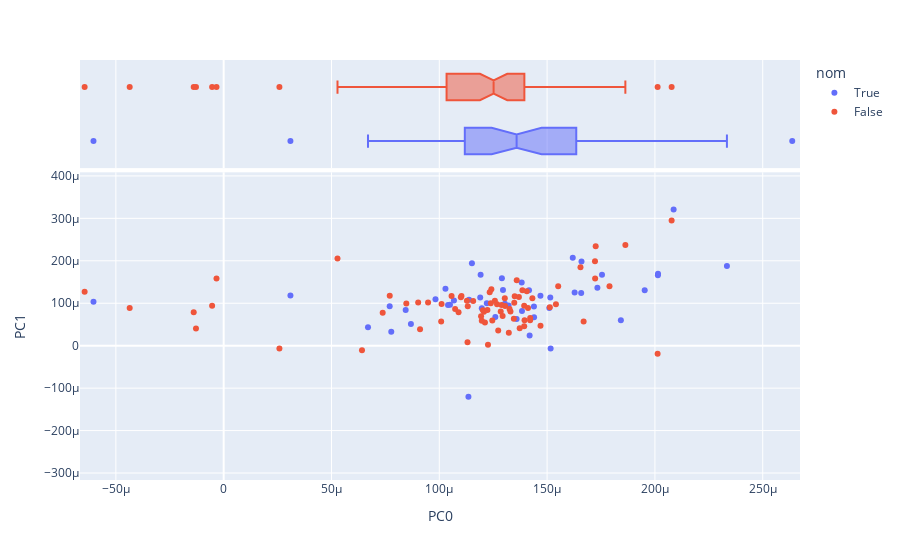
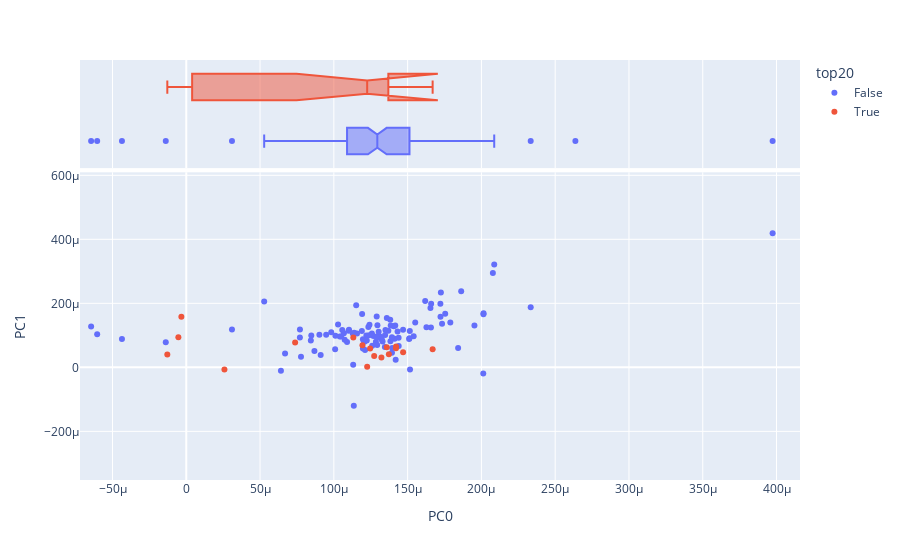
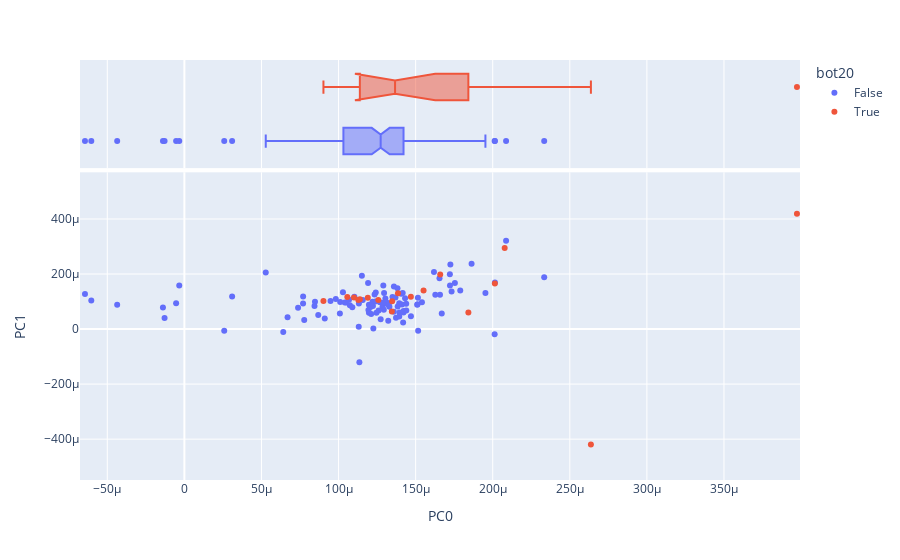
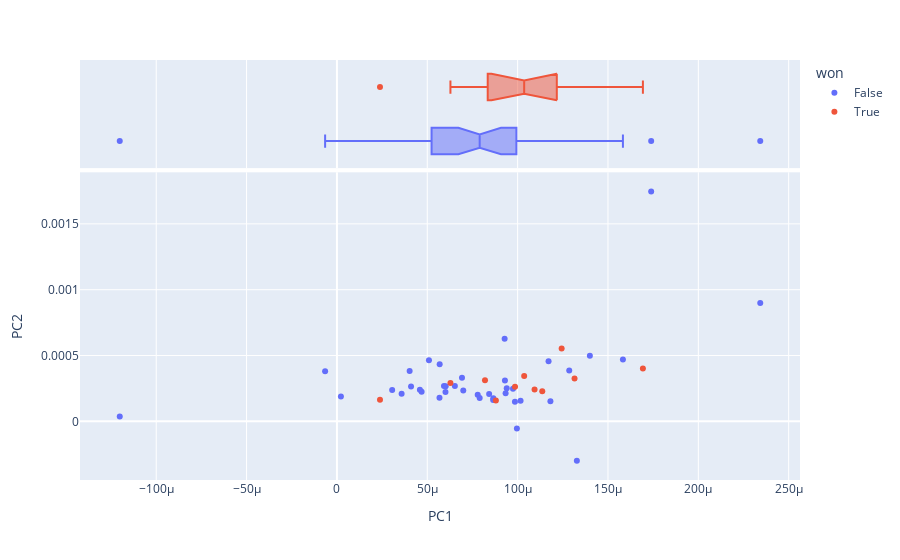

Notebook code cell kept with these figures, in order:
### Code cell
display(Markdown("Award Nominees"))
display(vis_pcs(DCM_TOPIC_Rank.reset_index(), 0, 1, 'nom'))
display(Markdown("Top 20 Lyricists"))
display(vis_pcs(DCM_TOPIC_Rank.reset_index(), 0, 1, 'top20'))
display(Markdown("Bottom 20 Lyricists"))
display(vis_pcs(DCM_TOPIC_Rank.reset_index(), 0, 1, 'bot20'))
display(Markdown("Won an Award, Top 50 Lyricists"))
display(vis_pcs(DCM_TOPIC_Rank.sort_values(by='lyrical_rank', ascending=True).head(50).reset_index(), 1, 2, 'won'))

### Figure 1 — Plotly figure (JSON) as saved in the notebook; plotly's stock layout.template omitted (floating-point values rounded to 4 significant figures)
{"data": [{"hovertemplate": "<b>%{hovertext}</b><br><br>nom=True<br>PC0=%{x}<br>PC1=%{y}<extra></extra>", "hovertext": ["2 Chainz", "21 Savage", "50 Cent", "Beastie Boys", "Big Daddy Kane", "Big Sean", "Busta Rhymes", "Common", "Cypress Hill", "De La Soul", "Drake", "Eminem", "Eve", "Fat Joe", "Future", "Jadakiss", "Jay Rock", "Joe Budden", "Juicy J", "Kanye West", "Kendrick Lamar", "Kid Cudi", "LL Cool J", "Lil Baby", "Lil Uzi Vert", "Lil Wayne", "Lil Yachty", "Ludacris", "Lupe Fiasco", "MC Lyte", "Method Man", "Migos", "Nas", "Nelly", "Nicki Minaj", "Public Enemy", "Redman", "Rick Ross", "Russ", "Snoop Dogg", "T.I.", "The Game", "The Roots", "Travis Scott", "Trina", "Twista", "Tyga", "Wiz Khalifa", "Young Thug"], "legendgroup": "True", "marker": {"color": "#636efa", "symbol": "circle"}, "mode": "markers", "name": "True", "orientation": "v", "showlegend": true, "type": "scatter", "x": [0.0001382, 0.0003973, 7.773e-05, 0.0001658, 0.0001304, 0.000122, 0.0001135, 0.0001515, 8.684e-05, 0.0001197, 0.0001516, 0.000144, 0.0001755, 3.096e-05, 0.000129, 7.7e-05, 0.0001321, 0.000126, 0.0002014, 0.0001953, 0.000151, 0.0001469, 0.0001383, 0.000119, 0.0001138, 0.0001068, 0.0002637, 0.0002014, 0.0001419, 0.0002334, -6.038e-05, 0.0001659, 9.823e-05, 6.693e-05, 0.0001029, 0.0001733, 0.0001295, 0.000105, 0.0001628, 0.0001151, 8.441e-05, 0.000104, 0.0001359, 0.0001619, 0.0002087, 0.0001439, 0.0001416, 0.0001842, 0.0001192], "xaxis": "x", "y": [0.0001487, 0.0004187, 3.306e-05, 0.0001244, 9.856e-05, 9.972e-05, -0.0001202, 0.0001136, 5.092e-05, 8.796e-05, -6.404e-06, 6.71e-05, 0.0001673, 0.0001181, 0.0001588, 9.302e-05, 9.468e-05, 6.743e-05, 0.0001659, 0.0001307, 8.862e-05, 0.0001177, 8.194e-05, 0.0001138, 0.0001082, 0.0001068, -0.0004195, 0.0001693, 2.383e-05, 0.0001879, 0.0001036, 0.0001984, 0.0001094, 4.334e-05, 0.0001341, 0.0001362, 0.0001315, 9.651e-05, 0.0001251, 0.0001941, 8.429e-05, 9.618e-05, 6.282e-05, 0.0002072, 0.0003211, 9.231e-05, 0.0001306, 6.011e-05, 0.0001671], "yaxis": "y"}, {"alignmentgroup": "True", "hovertemplate": "<b>%{hovertext}</b><br><br>nom=True<br>PC0=%{x}<extra></extra>", "hovertext": ["2 Chainz", "21 Savage", "50 Cent", "Beastie Boys", "Big Daddy Kane", "Big Sean", "Busta Rhymes", "Common", "Cypress Hill", "De La Soul", "Drake", "Eminem", "Eve", "Fat Joe", "Future", "Jadakiss", "Jay Rock", "Joe Budden", "Juicy J", "Kanye West", "Kendrick Lamar", "Kid Cudi", "LL Cool J", "Lil Baby", "Lil Uzi Vert", "Lil Wayne", "Lil Yachty", "Ludacris", "Lupe Fiasco", "MC Lyte", "Method Man", "Migos", "Nas", "Nelly", "Nicki Minaj", "Public Enemy", "Redman", "Rick Ross", "Russ", "Snoop Dogg", "T.I.", "The Game", "The Roots", "Travis Scott", "Trina", "Twista", "Tyga", "Wiz Khalifa", "Young Thug"], "legendgroup": "True", "marker": {"color": "#636efa", "symbol": "circle"}, "name": "True", "notched": true, "offsetgroup": "True", "showlegend": false, "type": "box", "x": [0.0001382, 0.0003973, 7.773e-05, 0.0001658, 0.0001304, 0.000122, 0.0001135, 0.0001515, 8.684e-05, 0.0001197, 0.0001516, 0.000144, 0.0001755, 3.096e-05, 0.000129, 7.7e-05, 0.0001321, 0.000126, 0.0002014, 0.0001953, 0.000151, 0.0001469, 0.0001383, 0.000119, 0.0001138, 0.0001068, 0.0002637, 0.0002014, 0.0001419, 0.0002334, -6.038e-05, 0.0001659, 9.823e-05, 6.693e-05, 0.0001029, 0.0001733, 0.0001295, 0.000105, 0.0001628, 0.0001151, 8.441e-05, 0.000104, 0.0001359, 0.0001619, 0.0002087, 0.0001439, 0.0001416, 0.0001842, 0.0001192], "xaxis": "x2", "yaxis": "y2"}, {"hovertemplate": "<b>%{hovertext}</b><br><br>nom=False<br>PC0=%{x}<br>PC1=%{y}<extra></extra>", "hovertext": ["2Pac", "A Boogie wit da Hoodie", "A Tribe Called Quest", "Ab-Soul", "Action Bronson", "Aesop Rock", "Atmosphere", "Big L", "Biz Markie", "Blackalicious", "Brand Nubian", "Brother Ali", "Bun B", "Busdriver", "Canibus", "Childish Gambino", "CunninLynguists", "DMX", "Danny Brown", "Das EFX", "Death Grips", "Denzel Curry", "Dizzee Rascal", "E-40", "Flatbush Zombies", "Foxy Brown", "G-Eazy", "GZA", "Gang Starr", "Geto Boys", "Ghostface Killah", "Goodie Mob", "Gucci Mane", "Hopsin", "Ice Cube", "Immortal Technique", "Insane Clown Posse", "Jean Grae", "Jedi Mind Tricks", "Juelz Santana", "Juvenile", "K-Rino", "KRS-One", "Kano", "Kevin Gates", "Kid Ink", "Killah Priest", "Kodak Black", "Kool G Rap", "Kool Keith", "Lil Durk", "Logic", "MF DOOM", "Mac Dre", "Mac Miller", "Machine Gun Kelly", "Master P", "Meek Mill", "Mobb Deep", "Murs", "NF", "RZA", "Raekwon", "Rich Homie Quan", "Rittz", "Sage Francis", "ScHoolboy Q", "Scarface", "Skyzoo", "Talib Kweli", "Three 6 Mafia", "Trick Daddy", "UGK", "Vince Staples", "Wale", "Watsky", "Wu-Tang Clan", "Xzibit", "YG", "YoungBoy Never Broke Again"], "legendgroup": "False", "marker": {"color": "#EF553B", "symbol": "circle"}, "mode": "markers", "name": "False", "orientation": "v", "showlegend": true, "type": "scatter", "x": [0.0001285, 0.0001348, 0.0001789, 0.0001202, 0.0001089, 0.0001226, 0.0001395, -4.359e-05, 0.0001723, 0.0001669, 0.0001406, 0.0001294, 0.0001131, 0.0001469, 0.0001422, 0.0001432, 0.0001421, 9.02e-05, -6.448e-05, 0.0001725, 0.0008306, 6.414e-05, 0.0001863, 0.0001241, 8.471e-05, 9.107e-05, 0.0001268, -1.285e-05, 0.0001011, 0.0001369, -5.362e-06, 0.0001305, 0.0001655, 0.0001197, 0.000135, 0.0001373, 0.0001239, 0.0001273, 0.0001194, -0.003725, 0.0001359, 0.0001394, 0.0001103, 7.701e-05, 0.0001411, 0.00011, 2.585e-05, 0.0001385, 7.375e-05, 0.0001132, 0.0001551, 0.0001128, 0.0001246, 9.48e-05, 0.0001394, 0.0001207, 5.279e-05, 0.0001234, -1.39e-05, 0.0001326, 0.0001346, -0.0006764, -3.327e-06, 0.0001057, 0.0001541, 0.0001322, 0.0001722, 0.0001289, 0.0001212, 0.0001223, 0.0002013, 0.0001304, 0.0001157, 0.0001513, 0.000133, 0.0001009, -0.0004483, 0.0001073, 0.0002078, 0.0001258], "xaxis": "x", "y": [8.037e-05, 0.0001014, 0.00014, 8.341e-05, 7.9e-05, 2.205e-06, 6.018e-05, 8.884e-05, 0.0001583, 5.685e-05, 0.0001286, 6.992e-05, 8.185e-06, 4.687e-05, 6.526e-05, 0.0001117, 6.007e-05, 0.0001017, 0.0001273, 0.0002343, -0.01423, -1.045e-05, 0.0002375, 0.0001328, 9.959e-05, 3.885e-05, 9.759e-05, 4.024e-05, 9.851e-05, 0.0001146, 9.397e-05, 9.334e-05, 0.0001851, 5.899e-05, 0.0001167, 4.101e-05, 9.995e-05, 3.58e-05, 6.92e-05, -1.181e-05, 0.0001543, 4.592e-05, 0.0001171, 0.000118, 8.9e-05, 0.0001144, -6.533e-06, 0.0001305, 7.791e-05, 9.298e-05, 0.0001399, 0.0001061, 5.924e-05, 0.0001016, 9.388e-05, 8.02e-05, 0.0002056, 0.0001259, 7.863e-05, 8.646e-05, 6.368e-05, 0.0001739, 0.0001583, 0.0001169, 9.746e-05, 3.057e-05, 0.0001989, 9.586e-05, 5.455e-05, 8.424e-05, -1.922e-05, 0.0001115, 0.0001054, 9.059e-05, 8.078e-05, 5.676e-05, 9.281e-05, 8.654e-05, 0.000295, 0.000106], "yaxis": "y"}, {"alignmentgroup": "True", "hovertemplate": "<b>%{hovertext}</b><br><br>nom=False<br>PC0=%{x}<extra></extra>", "hovertext": ["2Pac", "A Boogie wit da Hoodie", "A Tribe Called Quest", "Ab-Soul", "Action Bronson", "Aesop Rock", "Atmosphere", "Big L", "Biz Markie", "Blackalicious", "Brand Nubian", "Brother Ali", "Bun B", "Busdriver", "Canibus", "Childish Gambino", "CunninLynguists", "DMX", "Danny Brown", "Das EFX", "Death Grips", "Denzel Curry", "Dizzee Rascal", "E-40", "Flatbush Zombies", "Foxy Brown", "G-Eazy", "GZA", "Gang Starr", "Geto Boys", "Ghostface Killah", "Goodie Mob", "Gucci Mane", "Hopsin", "Ice Cube", "Immortal Technique", "Insane Clown Posse", "Jean Grae", "Jedi Mind Tricks", "Juelz Santana", "Juvenile", "K-Rino", "KRS-One", "Kano", "Kevin Gates", "Kid Ink", "Killah Priest", "Kodak Black", "Kool G Rap", "Kool Keith", "Lil Durk", "Logic", "MF DOOM", "Mac Dre", "Mac Miller", "Machine Gun Kelly", "Master P", "Meek Mill", "Mobb Deep", "Murs", "NF", "RZA", "Raekwon", "Rich Homie Quan", "Rittz", "Sage Francis", "ScHoolboy Q", "Scarface", "Skyzoo", "Talib Kweli", "Three 6 Mafia", "Trick Daddy", "UGK", "Vince Staples", "Wale", "Watsky", "Wu-Tang Clan", "Xzibit", "YG", "YoungBoy Never Broke Again"], "legendgroup": "False", "marker": {"color": "#EF553B", "symbol": "circle"}, "name": "False", "notched": true, "offsetgroup": "False", "showlegend": false, "type": "box", "x": [0.0001285, 0.0001348, 0.0001789, 0.0001202, 0.0001089, 0.0001226, 0.0001395, -4.359e-05, 0.0001723, 0.0001669, 0.0001406, 0.0001294, 0.0001131, 0.0001469, 0.0001422, 0.0001432, 0.0001421, 9.02e-05, -6.448e-05, 0.0001725, 0.0008306, 6.414e-05, 0.0001863, 0.0001241, 8.471e-05, 9.107e-05, 0.0001268, -1.285e-05, 0.0001011, 0.0001369, -5.362e-06, 0.0001305, 0.0001655, 0.0001197, 0.000135, 0.0001373, 0.0001239, 0.0001273, 0.0001194, -0.003725, 0.0001359, 0.0001394, 0.0001103, 7.701e-05, 0.0001411, 0.00011, 2.585e-05, 0.0001385, 7.375e-05, 0.0001132, 0.0001551, 0.0001128, 0.0001246, 9.48e-05, 0.0001394, 0.0001207, 5.279e-05, 0.0001234, -1.39e-05, 0.0001326, 0.0001346, -0.0006764, -3.327e-06, 0.0001057, 0.0001541, 0.0001322, 0.0001722, 0.0001289, 0.0001212, 0.0001223, 0.0002013, 0.0001304, 0.0001157, 0.0001513, 0.000133, 0.0001009, -0.0004483, 0.0001073, 0.0002078, 0.0001258], "xaxis": "x2", "yaxis": "y2"}], "layout": {"autosize": true, "legend": {"title": {"text": "nom"}, "tracegroupgap": 0}, "margin": {"t": 60}, "xaxis": {"anchor": "y", "autorange": false, "domain": [0, 1], "range": [-6.663e-05, 0.0002673], "title": {"text": "PC0"}, "type": "linear"}, "xaxis2": {"anchor": "y2", "autorange": false, "domain": [0, 1], "matches": "x", "range": [-6.663e-05, 0.0002673], "showgrid": true, "showticklabels": false, "type": "linear"}, "yaxis": {"anchor": "x", "autorange": false, "domain": [0, 0.7326], "range": [-0.0003164, 0.0004085], "title": {"text": "PC1"}, "type": "linear"}, "yaxis2": {"anchor": "x2", "autorange": true, "domain": [0.7426, 1], "matches": "y2", "range": [-0.5, 1.5], "showgrid": false, "showline": false, "showticklabels": false, "ticks": "", "type": "category"}}}

### Figure 2 — Plotly figure (JSON) as saved in the notebook; plotly's stock layout.template omitted (floating-point values rounded to 4 significant figures)
{"data": [{"hovertemplate": "<b>%{hovertext}</b><br><br>top20=False<br>PC0=%{x}<br>PC1=%{y}<extra></extra>", "hovertext": ["2 Chainz", "21 Savage", "2Pac", "50 Cent", "A Boogie wit da Hoodie", "A Tribe Called Quest", "Ab-Soul", "Action Bronson", "Atmosphere", "Beastie Boys", "Big Daddy Kane", "Big L", "Big Sean", "Biz Markie", "Brand Nubian", "Brother Ali", "Bun B", "Busta Rhymes", "Childish Gambino", "Common", "Cypress Hill", "DMX", "Danny Brown", "Das EFX", "De La Soul", "Death Grips", "Denzel Curry", "Dizzee Rascal", "Drake", "E-40", "Eminem", "Eve", "Fat Joe", "Flatbush Zombies", "Foxy Brown", "Future", "G-Eazy", "Gang Starr", "Geto Boys", "Goodie Mob", "Gucci Mane", "Hopsin", "Ice Cube", "Insane Clown Posse", "Jadakiss", "Jay Rock", "Joe Budden", "Juelz Santana", "Juicy J", "Juvenile", "K-Rino", "KRS-One", "Kano", "Kanye West", "Kendrick Lamar", "Kevin Gates", "Kid Cudi", "Kid Ink", "Kodak Black", "LL Cool J", "Lil Baby", "Lil Durk", "Lil Uzi Vert", "Lil Wayne", "Lil Yachty", "Logic", "Ludacris", "Lupe Fiasco", "MC Lyte", "Mac Dre", "Mac Miller", "Machine Gun Kelly", "Master P", "Meek Mill", "Method Man", "Migos", "Mobb Deep", "Murs", "NF", "Nas", "Nelly", "Nicki Minaj", "Public Enemy", "Redman", "Rich Homie Quan", "Rick Ross", "Rittz", "Russ", "ScHoolboy Q", "Scarface", "Skyzoo", "Snoop Dogg", "T.I.", "Talib Kweli", "The Game", "Three 6 Mafia", "Travis Scott", "Trick Daddy", "Trina", "Twista", "Tyga", "UGK", "Vince Staples", "Wale", "Watsky", "Wiz Khalifa", "Xzibit", "YG", "Young Thug", "YoungBoy Never Broke Again"], "legendgroup": "False", "marker": {"color": "#636efa", "symbol": "circle"}, "mode": "markers", "name": "False", "orientation": "v", "showlegend": true, "type": "scatter", "x": [0.0001382, 0.0003973, 0.0001285, 7.773e-05, 0.0001348, 0.0001789, 0.0001202, 0.0001089, 0.0001395, 0.0001658, 0.0001304, -4.359e-05, 0.000122, 0.0001723, 0.0001406, 0.0001294, 0.0001131, 0.0001135, 0.0001432, 0.0001515, 8.684e-05, 9.02e-05, -6.448e-05, 0.0001725, 0.0001197, 0.0008306, 6.414e-05, 0.0001863, 0.0001516, 0.0001241, 0.000144, 0.0001755, 3.096e-05, 8.471e-05, 9.107e-05, 0.000129, 0.0001268, 0.0001011, 0.0001369, 0.0001305, 0.0001655, 0.0001197, 0.000135, 0.0001239, 7.7e-05, 0.0001321, 0.000126, -0.003725, 0.0002014, 0.0001359, 0.0001394, 0.0001103, 7.701e-05, 0.0001953, 0.000151, 0.0001411, 0.0001469, 0.00011, 0.0001385, 0.0001383, 0.000119, 0.0001551, 0.0001138, 0.0001068, 0.0002637, 0.0001128, 0.0002014, 0.0001419, 0.0002334, 9.48e-05, 0.0001394, 0.0001207, 5.279e-05, 0.0001234, -6.038e-05, 0.0001659, -1.39e-05, 0.0001326, 0.0001346, 9.823e-05, 6.693e-05, 0.0001029, 0.0001733, 0.0001295, 0.0001057, 0.000105, 0.0001541, 0.0001628, 0.0001722, 0.0001289, 0.0001212, 0.0001151, 8.441e-05, 0.0001223, 0.000104, 0.0002013, 0.0001619, 0.0001304, 0.0002087, 0.0001439, 0.0001416, 0.0001157, 0.0001513, 0.000133, 0.0001009, 0.0001842, 0.0001073, 0.0002078, 0.0001192, 0.0001258], "xaxis": "x", "y": [0.0001487, 0.0004187, 8.037e-05, 3.306e-05, 0.0001014, 0.00014, 8.341e-05, 7.9e-05, 6.018e-05, 0.0001244, 9.856e-05, 8.884e-05, 9.972e-05, 0.0001583, 0.0001286, 6.992e-05, 8.185e-06, -0.0001202, 0.0001117, 0.0001136, 5.092e-05, 0.0001017, 0.0001273, 0.0002343, 8.796e-05, -0.01423, -1.045e-05, 0.0002375, -6.404e-06, 0.0001328, 6.71e-05, 0.0001673, 0.0001181, 9.959e-05, 3.885e-05, 0.0001588, 9.759e-05, 9.851e-05, 0.0001146, 9.334e-05, 0.0001851, 5.899e-05, 0.0001167, 9.995e-05, 9.302e-05, 9.468e-05, 6.743e-05, -1.181e-05, 0.0001659, 0.0001543, 4.592e-05, 0.0001171, 0.000118, 0.0001307, 8.862e-05, 8.9e-05, 0.0001177, 0.0001144, 0.0001305, 8.194e-05, 0.0001138, 0.0001399, 0.0001082, 0.0001068, -0.0004195, 0.0001061, 0.0001693, 2.383e-05, 0.0001879, 0.0001016, 9.388e-05, 8.02e-05, 0.0002056, 0.0001259, 0.0001036, 0.0001984, 7.863e-05, 8.646e-05, 6.368e-05, 0.0001094, 4.334e-05, 0.0001341, 0.0001362, 0.0001315, 0.0001169, 9.651e-05, 9.746e-05, 0.0001251, 0.0001989, 9.586e-05, 5.455e-05, 0.0001941, 8.429e-05, 8.424e-05, 9.618e-05, -1.922e-05, 0.0002072, 0.0001115, 0.0003211, 9.231e-05, 0.0001306, 0.0001054, 9.059e-05, 8.078e-05, 5.676e-05, 6.011e-05, 8.654e-05, 0.000295, 0.0001671, 0.000106], "yaxis": "y"}, {"alignmentgroup": "True", "hovertemplate": "<b>%{hovertext}</b><br><br>top20=False<br>PC0=%{x}<extra></extra>", "hovertext": ["2 Chainz", "21 Savage", "2Pac", "50 Cent", "A Boogie wit da Hoodie", "A Tribe Called Quest", "Ab-Soul", "Action Bronson", "Atmosphere", "Beastie Boys", "Big Daddy Kane", "Big L", "Big Sean", "Biz Markie", "Brand Nubian", "Brother Ali", "Bun B", "Busta Rhymes", "Childish Gambino", "Common", "Cypress Hill", "DMX", "Danny Brown", "Das EFX", "De La Soul", "Death Grips", "Denzel Curry", "Dizzee Rascal", "Drake", "E-40", "Eminem", "Eve", "Fat Joe", "Flatbush Zombies", "Foxy Brown", "Future", "G-Eazy", "Gang Starr", "Geto Boys", "Goodie Mob", "Gucci Mane", "Hopsin", "Ice Cube", "Insane Clown Posse", "Jadakiss", "Jay Rock", "Joe Budden", "Juelz Santana", "Juicy J", "Juvenile", "K-Rino", "KRS-One", "Kano", "Kanye West", "Kendrick Lamar", "Kevin Gates", "Kid Cudi", "Kid Ink", "Kodak Black", "LL Cool J", "Lil Baby", "Lil Durk", "Lil Uzi Vert", "Lil Wayne", "Lil Yachty", "Logic", "Ludacris", "Lupe Fiasco", "MC Lyte", "Mac Dre", "Mac Miller", "Machine Gun Kelly", "Master P", "Meek Mill", "Method Man", "Migos", "Mobb Deep", "Murs", "NF", "Nas", "Nelly", "Nicki Minaj", "Public Enemy", "Redman", "Rich Homie Quan", "Rick Ross", "Rittz", "Russ", "ScHoolboy Q", "Scarface", "Skyzoo", "Snoop Dogg", "T.I.", "Talib Kweli", "The Game", "Three 6 Mafia", "Travis Scott", "Trick Daddy", "Trina", "Twista", "Tyga", "UGK", "Vince Staples", "Wale", "Watsky", "Wiz Khalifa", "Xzibit", "YG", "Young Thug", "YoungBoy Never Broke Again"], "legendgroup": "False", "marker": {"color": "#636efa", "symbol": "circle"}, "name": "False", "notched": true, "offsetgroup": "False", "showlegend": false, "type": "box", "x": [0.0001382, 0.0003973, 0.0001285, 7.773e-05, 0.0001348, 0.0001789, 0.0001202, 0.0001089, 0.0001395, 0.0001658, 0.0001304, -4.359e-05, 0.000122, 0.0001723, 0.0001406, 0.0001294, 0.0001131, 0.0001135, 0.0001432, 0.0001515, 8.684e-05, 9.02e-05, -6.448e-05, 0.0001725, 0.0001197, 0.0008306, 6.414e-05, 0.0001863, 0.0001516, 0.0001241, 0.000144, 0.0001755, 3.096e-05, 8.471e-05, 9.107e-05, 0.000129, 0.0001268, 0.0001011, 0.0001369, 0.0001305, 0.0001655, 0.0001197, 0.000135, 0.0001239, 7.7e-05, 0.0001321, 0.000126, -0.003725, 0.0002014, 0.0001359, 0.0001394, 0.0001103, 7.701e-05, 0.0001953, 0.000151, 0.0001411, 0.0001469, 0.00011, 0.0001385, 0.0001383, 0.000119, 0.0001551, 0.0001138, 0.0001068, 0.0002637, 0.0001128, 0.0002014, 0.0001419, 0.0002334, 9.48e-05, 0.0001394, 0.0001207, 5.279e-05, 0.0001234, -6.038e-05, 0.0001659, -1.39e-05, 0.0001326, 0.0001346, 9.823e-05, 6.693e-05, 0.0001029, 0.0001733, 0.0001295, 0.0001057, 0.000105, 0.0001541, 0.0001628, 0.0001722, 0.0001289, 0.0001212, 0.0001151, 8.441e-05, 0.0001223, 0.000104, 0.0002013, 0.0001619, 0.0001304, 0.0002087, 0.0001439, 0.0001416, 0.0001157, 0.0001513, 0.000133, 0.0001009, 0.0001842, 0.0001073, 0.0002078, 0.0001192, 0.0001258], "xaxis": "x2", "yaxis": "y2"}, {"hovertemplate": "<b>%{hovertext}</b><br><br>top20=True<br>PC0=%{x}<br>PC1=%{y}<extra></extra>", "hovertext": ["Aesop Rock", "Blackalicious", "Busdriver", "Canibus", "CunninLynguists", "GZA", "Ghostface Killah", "Immortal Technique", "Jean Grae", "Jedi Mind Tricks", "Killah Priest", "Kool G Rap", "Kool Keith", "MF DOOM", "RZA", "Raekwon", "Sage Francis", "The Roots", "Wu-Tang Clan"], "legendgroup": "True", "marker": {"color": "#EF553B", "symbol": "circle"}, "mode": "markers", "name": "True", "orientation": "v", "showlegend": true, "type": "scatter", "x": [0.0001226, 0.0001669, 0.0001469, 0.0001422, 0.0001421, -1.285e-05, -5.362e-06, 0.0001373, 0.0001273, 0.0001194, 2.585e-05, 7.375e-05, 0.0001132, 0.0001246, -0.0006764, -3.327e-06, 0.0001322, 0.0001359, -0.0004483], "xaxis": "x", "y": [2.205e-06, 5.685e-05, 4.687e-05, 6.526e-05, 6.007e-05, 4.024e-05, 9.397e-05, 4.101e-05, 3.58e-05, 6.92e-05, -6.533e-06, 7.791e-05, 9.298e-05, 5.924e-05, 0.0001739, 0.0001583, 3.057e-05, 6.282e-05, 9.281e-05], "yaxis": "y"}, {"alignmentgroup": "True", "hovertemplate": "<b>%{hovertext}</b><br><br>top20=True<br>PC0=%{x}<extra></extra>", "hovertext": ["Aesop Rock", "Blackalicious", "Busdriver", "Canibus", "CunninLynguists", "GZA", "Ghostface Killah", "Immortal Technique", "Jean Grae", "Jedi Mind Tricks", "Killah Priest", "Kool G Rap", "Kool Keith", "MF DOOM", "RZA", "Raekwon", "Sage Francis", "The Roots", "Wu-Tang Clan"], "legendgroup": "True", "marker": {"color": "#EF553B", "symbol": "circle"}, "name": "True", "notched": true, "offsetgroup": "True", "showlegend": false, "type": "box", "x": [0.0001226, 0.0001669, 0.0001469, 0.0001422, 0.0001421, -1.285e-05, -5.362e-06, 0.0001373, 0.0001273, 0.0001194, 2.585e-05, 7.375e-05, 0.0001132, 0.0001246, -0.0006764, -3.327e-06, 0.0001322, 0.0001359, -0.0004483], "xaxis": "x2", "yaxis": "y2"}], "layout": {"autosize": true, "legend": {"title": {"text": "top20"}, "tracegroupgap": 0}, "margin": {"t": 60}, "xaxis": {"anchor": "y", "autorange": false, "domain": [0, 1], "range": [-7.202e-05, 0.0004159], "title": {"text": "PC0"}, "type": "linear"}, "xaxis2": {"anchor": "y2", "autorange": false, "domain": [0, 1], "matches": "x", "range": [-7.202e-05, 0.0004159], "showgrid": true, "showticklabels": false, "type": "linear"}, "yaxis": {"anchor": "x", "autorange": false, "domain": [0, 0.7326], "range": [-0.000352, 0.0006094], "title": {"text": "PC1"}, "type": "linear"}, "yaxis2": {"anchor": "x2", "autorange": true, "domain": [0.7426, 1], "matches": "y2", "range": [-0.5, 1.5], "showgrid": false, "showline": false, "showticklabels": false, "ticks": "", "type": "category"}}}

### Figure 3 — Plotly figure (JSON) as saved in the notebook; plotly's stock layout.template omitted (floating-point values rounded to 4 significant figures)
{"data": [{"hovertemplate": "<b>%{hovertext}</b><br><br>bot20=False<br>PC0=%{x}<br>PC1=%{y}<extra></extra>", "hovertext": ["2 Chainz", "2Pac", "50 Cent", "A Tribe Called Quest", "Ab-Soul", "Action Bronson", "Aesop Rock", "Atmosphere", "Beastie Boys", "Big Daddy Kane", "Big L", "Big Sean", "Biz Markie", "Blackalicious", "Brand Nubian", "Brother Ali", "Bun B", "Busdriver", "Busta Rhymes", "Canibus", "Childish Gambino", "Common", "CunninLynguists", "Cypress Hill", "Danny Brown", "Das EFX", "De La Soul", "Death Grips", "Denzel Curry", "Dizzee Rascal", "Drake", "E-40", "Eminem", "Eve", "Fat Joe", "Flatbush Zombies", "Foxy Brown", "Future", "G-Eazy", "GZA", "Gang Starr", "Geto Boys", "Ghostface Killah", "Goodie Mob", "Gucci Mane", "Hopsin", "Ice Cube", "Immortal Technique", "Insane Clown Posse", "Jadakiss", "Jay Rock", "Jean Grae", "Jedi Mind Tricks", "Joe Budden", "Juelz Santana", "Juvenile", "K-Rino", "KRS-One", "Kano", "Kanye West", "Kendrick Lamar", "Kevin Gates", "Killah Priest", "Kool G Rap", "Kool Keith", "LL Cool J", "Lil Wayne", "Ludacris", "Lupe Fiasco", "MC Lyte", "MF DOOM", "Mac Dre", "Mac Miller", "Machine Gun Kelly", "Master P", "Meek Mill", "Method Man", "Mobb Deep", "Murs", "Nas", "Nelly", "Nicki Minaj", "Public Enemy", "RZA", "Raekwon", "Redman", "Rick Ross", "Rittz", "Russ", "Sage Francis", "ScHoolboy Q", "Scarface", "Skyzoo", "Snoop Dogg", "T.I.", "Talib Kweli", "The Game", "The Roots", "Three 6 Mafia", "Travis Scott", "Trick Daddy", "Trina", "Twista", "Tyga", "UGK", "Vince Staples", "Wale", "Watsky", "Wu-Tang Clan", "Xzibit", "Young Thug"], "legendgroup": "False", "marker": {"color": "#636efa", "symbol": "circle"}, "mode": "markers", "name": "False", "orientation": "v", "showlegend": true, "type": "scatter", "x": [0.0001382, 0.0001285, 7.773e-05, 0.0001789, 0.0001202, 0.0001089, 0.0001226, 0.0001395, 0.0001658, 0.0001304, -4.359e-05, 0.000122, 0.0001723, 0.0001669, 0.0001406, 0.0001294, 0.0001131, 0.0001469, 0.0001135, 0.0001422, 0.0001432, 0.0001515, 0.0001421, 8.684e-05, -6.448e-05, 0.0001725, 0.0001197, 0.0008306, 6.414e-05, 0.0001863, 0.0001516, 0.0001241, 0.000144, 0.0001755, 3.096e-05, 8.471e-05, 9.107e-05, 0.000129, 0.0001268, -1.285e-05, 0.0001011, 0.0001369, -5.362e-06, 0.0001305, 0.0001655, 0.0001197, 0.000135, 0.0001373, 0.0001239, 7.7e-05, 0.0001321, 0.0001273, 0.0001194, 0.000126, -0.003725, 0.0001359, 0.0001394, 0.0001103, 7.701e-05, 0.0001953, 0.000151, 0.0001411, 2.585e-05, 7.375e-05, 0.0001132, 0.0001383, 0.0001068, 0.0002014, 0.0001419, 0.0002334, 0.0001246, 9.48e-05, 0.0001394, 0.0001207, 5.279e-05, 0.0001234, -6.038e-05, -1.39e-05, 0.0001326, 9.823e-05, 6.693e-05, 0.0001029, 0.0001733, -0.0006764, -3.327e-06, 0.0001295, 0.000105, 0.0001541, 0.0001628, 0.0001322, 0.0001722, 0.0001289, 0.0001212, 0.0001151, 8.441e-05, 0.0001223, 0.000104, 0.0001359, 0.0002013, 0.0001619, 0.0001304, 0.0002087, 0.0001439, 0.0001416, 0.0001157, 0.0001513, 0.000133, 0.0001009, -0.0004483, 0.0001073, 0.0001192], "xaxis": "x", "y": [0.0001487, 8.037e-05, 3.306e-05, 0.00014, 8.341e-05, 7.9e-05, 2.205e-06, 6.018e-05, 0.0001244, 9.856e-05, 8.884e-05, 9.972e-05, 0.0001583, 5.685e-05, 0.0001286, 6.992e-05, 8.185e-06, 4.687e-05, -0.0001202, 6.526e-05, 0.0001117, 0.0001136, 6.007e-05, 5.092e-05, 0.0001273, 0.0002343, 8.796e-05, -0.01423, -1.045e-05, 0.0002375, -6.404e-06, 0.0001328, 6.71e-05, 0.0001673, 0.0001181, 9.959e-05, 3.885e-05, 0.0001588, 9.759e-05, 4.024e-05, 9.851e-05, 0.0001146, 9.397e-05, 9.334e-05, 0.0001851, 5.899e-05, 0.0001167, 4.101e-05, 9.995e-05, 9.302e-05, 9.468e-05, 3.58e-05, 6.92e-05, 6.743e-05, -1.181e-05, 0.0001543, 4.592e-05, 0.0001171, 0.000118, 0.0001307, 8.862e-05, 8.9e-05, -6.533e-06, 7.791e-05, 9.298e-05, 8.194e-05, 0.0001068, 0.0001693, 2.383e-05, 0.0001879, 5.924e-05, 0.0001016, 9.388e-05, 8.02e-05, 0.0002056, 0.0001259, 0.0001036, 7.863e-05, 8.646e-05, 0.0001094, 4.334e-05, 0.0001341, 0.0001362, 0.0001739, 0.0001583, 0.0001315, 9.651e-05, 9.746e-05, 0.0001251, 3.057e-05, 0.0001989, 9.586e-05, 5.455e-05, 0.0001941, 8.429e-05, 8.424e-05, 9.618e-05, 6.282e-05, -1.922e-05, 0.0002072, 0.0001115, 0.0003211, 9.231e-05, 0.0001306, 0.0001054, 9.059e-05, 8.078e-05, 5.676e-05, 9.281e-05, 8.654e-05, 0.0001671], "yaxis": "y"}, {"alignmentgroup": "True", "hovertemplate": "<b>%{hovertext}</b><br><br>bot20=False<br>PC0=%{x}<extra></extra>", "hovertext": ["2 Chainz", "2Pac", "50 Cent", "A Tribe Called Quest", "Ab-Soul", "Action Bronson", "Aesop Rock", "Atmosphere", "Beastie Boys", "Big Daddy Kane", "Big L", "Big Sean", "Biz Markie", "Blackalicious", "Brand Nubian", "Brother Ali", "Bun B", "Busdriver", "Busta Rhymes", "Canibus", "Childish Gambino", "Common", "CunninLynguists", "Cypress Hill", "Danny Brown", "Das EFX", "De La Soul", "Death Grips", "Denzel Curry", "Dizzee Rascal", "Drake", "E-40", "Eminem", "Eve", "Fat Joe", "Flatbush Zombies", "Foxy Brown", "Future", "G-Eazy", "GZA", "Gang Starr", "Geto Boys", "Ghostface Killah", "Goodie Mob", "Gucci Mane", "Hopsin", "Ice Cube", "Immortal Technique", "Insane Clown Posse", "Jadakiss", "Jay Rock", "Jean Grae", "Jedi Mind Tricks", "Joe Budden", "Juelz Santana", "Juvenile", "K-Rino", "KRS-One", "Kano", "Kanye West", "Kendrick Lamar", "Kevin Gates", "Killah Priest", "Kool G Rap", "Kool Keith", "LL Cool J", "Lil Wayne", "Ludacris", "Lupe Fiasco", "MC Lyte", "MF DOOM", "Mac Dre", "Mac Miller", "Machine Gun Kelly", "Master P", "Meek Mill", "Method Man", "Mobb Deep", "Murs", "Nas", "Nelly", "Nicki Minaj", "Public Enemy", "RZA", "Raekwon", "Redman", "Rick Ross", "Rittz", "Russ", "Sage Francis", "ScHoolboy Q", "Scarface", "Skyzoo", "Snoop Dogg", "T.I.", "Talib Kweli", "The Game", "The Roots", "Three 6 Mafia", "Travis Scott", "Trick Daddy", "Trina", "Twista", "Tyga", "UGK", "Vince Staples", "Wale", "Watsky", "Wu-Tang Clan", "Xzibit", "Young Thug"], "legendgroup": "False", "marker": {"color": "#636efa", "symbol": "circle"}, "name": "False", "notched": true, "offsetgroup": "False", "showlegend": false, "type": "box", "x": [0.0001382, 0.0001285, 7.773e-05, 0.0001789, 0.0001202, 0.0001089, 0.0001226, 0.0001395, 0.0001658, 0.0001304, -4.359e-05, 0.000122, 0.0001723, 0.0001669, 0.0001406, 0.0001294, 0.0001131, 0.0001469, 0.0001135, 0.0001422, 0.0001432, 0.0001515, 0.0001421, 8.684e-05, -6.448e-05, 0.0001725, 0.0001197, 0.0008306, 6.414e-05, 0.0001863, 0.0001516, 0.0001241, 0.000144, 0.0001755, 3.096e-05, 8.471e-05, 9.107e-05, 0.000129, 0.0001268, -1.285e-05, 0.0001011, 0.0001369, -5.362e-06, 0.0001305, 0.0001655, 0.0001197, 0.000135, 0.0001373, 0.0001239, 7.7e-05, 0.0001321, 0.0001273, 0.0001194, 0.000126, -0.003725, 0.0001359, 0.0001394, 0.0001103, 7.701e-05, 0.0001953, 0.000151, 0.0001411, 2.585e-05, 7.375e-05, 0.0001132, 0.0001383, 0.0001068, 0.0002014, 0.0001419, 0.0002334, 0.0001246, 9.48e-05, 0.0001394, 0.0001207, 5.279e-05, 0.0001234, -6.038e-05, -1.39e-05, 0.0001326, 9.823e-05, 6.693e-05, 0.0001029, 0.0001733, -0.0006764, -3.327e-06, 0.0001295, 0.000105, 0.0001541, 0.0001628, 0.0001322, 0.0001722, 0.0001289, 0.0001212, 0.0001151, 8.441e-05, 0.0001223, 0.000104, 0.0001359, 0.0002013, 0.0001619, 0.0001304, 0.0002087, 0.0001439, 0.0001416, 0.0001157, 0.0001513, 0.000133, 0.0001009, -0.0004483, 0.0001073, 0.0001192], "xaxis": "x2", "yaxis": "y2"}, {"hovertemplate": "<b>%{hovertext}</b><br><br>bot20=True<br>PC0=%{x}<br>PC1=%{y}<extra></extra>", "hovertext": ["21 Savage", "A Boogie wit da Hoodie", "DMX", "Juicy J", "Kid Cudi", "Kid Ink", "Kodak Black", "Lil Baby", "Lil Durk", "Lil Uzi Vert", "Lil Yachty", "Logic", "Migos", "NF", "Rich Homie Quan", "Wiz Khalifa", "YG", "YoungBoy Never Broke Again"], "legendgroup": "True", "marker": {"color": "#EF553B", "symbol": "circle"}, "mode": "markers", "name": "True", "orientation": "v", "showlegend": true, "type": "scatter", "x": [0.0003973, 0.0001348, 9.02e-05, 0.0002014, 0.0001469, 0.00011, 0.0001385, 0.000119, 0.0001551, 0.0001138, 0.0002637, 0.0001128, 0.0001659, 0.0001346, 0.0001057, 0.0001842, 0.0002078, 0.0001258], "xaxis": "x", "y": [0.0004187, 0.0001014, 0.0001017, 0.0001659, 0.0001177, 0.0001144, 0.0001305, 0.0001138, 0.0001399, 0.0001082, -0.0004195, 0.0001061, 0.0001984, 6.368e-05, 0.0001169, 6.011e-05, 0.000295, 0.000106], "yaxis": "y"}, {"alignmentgroup": "True", "hovertemplate": "<b>%{hovertext}</b><br><br>bot20=True<br>PC0=%{x}<extra></extra>", "hovertext": ["21 Savage", "A Boogie wit da Hoodie", "DMX", "Juicy J", "Kid Cudi", "Kid Ink", "Kodak Black", "Lil Baby", "Lil Durk", "Lil Uzi Vert", "Lil Yachty", "Logic", "Migos", "NF", "Rich Homie Quan", "Wiz Khalifa", "YG", "YoungBoy Never Broke Again"], "legendgroup": "True", "marker": {"color": "#EF553B", "symbol": "circle"}, "name": "True", "notched": true, "offsetgroup": "True", "showlegend": false, "type": "box", "x": [0.0003973, 0.0001348, 9.02e-05, 0.0002014, 0.0001469, 0.00011, 0.0001385, 0.000119, 0.0001551, 0.0001138, 0.0002637, 0.0001128, 0.0001659, 0.0001346, 0.0001057, 0.0001842, 0.0002078, 0.0001258], "xaxis": "x2", "yaxis": "y2"}], "layout": {"autosize": true, "legend": {"title": {"text": "bot20"}, "tracegroupgap": 0}, "margin": {"t": 60}, "xaxis": {"anchor": "y", "autorange": false, "domain": [0, 1], "range": [-6.77e-05, 0.0003993], "title": {"text": "PC0"}, "type": "linear"}, "xaxis2": {"anchor": "y2", "autorange": false, "domain": [0, 1], "matches": "x", "range": [-6.77e-05, 0.0003993], "showgrid": true, "showticklabels": false, "type": "linear"}, "yaxis": {"anchor": "x", "autorange": false, "domain": [0, 0.7326], "range": [-0.0005485, 0.0005697], "title": {"text": "PC1"}, "type": "linear"}, "yaxis2": {"anchor": "x2", "autorange": true, "domain": [0.7426, 1], "matches": "y2", "range": [-0.5, 1.5], "showgrid": false, "showline": false, "showticklabels": false, "ticks": "", "type": "category"}}}

### Figure 4 — Plotly figure (JSON) as saved in the notebook; plotly's stock layout.template omitted (floating-point values rounded to 4 significant figures)
{"data": [{"hovertemplate": "<b>%{hovertext}</b><br><br>won=False<br>PC1=%{x}<br>PC2=%{y}<extra></extra>", "hovertext": ["Aesop Rock", "Busdriver", "Jedi Mind Tricks", "GZA", "Wu-Tang Clan", "MF DOOM", "RZA", "Immortal Technique", "Canibus", "Ghostface Killah", "Blackalicious", "Jean Grae", "Killah Priest", "Kool Keith", "Kool G Rap", "CunninLynguists", "Sage Francis", "Raekwon", "Watsky", "Action Bronson", "Das EFX", "E-40", "Goodie Mob", "Brother Ali", "Flatbush Zombies", "A Tribe Called Quest", "Xzibit", "Murs", "Rittz", "Atmosphere", "Talib Kweli", "Cypress Hill", "Fat Joe", "K-Rino", "Busta Rhymes", "Gang Starr", "Mac Dre", "KRS-One", "Brand Nubian"], "legendgroup": "False", "marker": {"color": "#636efa", "symbol": "circle"}, "mode": "markers", "name": "False", "orientation": "v", "showlegend": true, "type": "scatter", "x": [2.205e-06, 4.687e-05, 6.92e-05, 4.024e-05, 9.281e-05, 5.924e-05, 0.0001739, 4.101e-05, 6.526e-05, 9.397e-05, 5.685e-05, 3.58e-05, -6.533e-06, 9.298e-05, 7.791e-05, 6.007e-05, 3.057e-05, 0.0001583, 5.676e-05, 7.9e-05, 0.0002343, 0.0001328, 9.334e-05, 6.992e-05, 9.959e-05, 0.00014, 8.654e-05, 8.646e-05, 9.746e-05, 6.018e-05, 8.424e-05, 5.092e-05, 0.0001181, 4.592e-05, -0.0001202, 9.851e-05, 0.0001016, 0.0001171, 0.0001286], "xaxis": "x", "y": [0.0001883, 0.0002256, 0.0003315, 0.0003831, 0.0006282, 0.0002676, 0.001746, 0.0002654, 0.0002682, 0.0002517, 0.0004331, 0.0002105, 0.0003808, 0.0003097, 0.0002026, 0.0002224, 0.000239, 0.000469, 0.0001786, 0.0001771, 0.0008989, -0.0003002, 0.0002127, 0.0002342, -5.511e-05, 0.0004983, 0.0001756, 0.0001628, 0.0002474, 0.000267, 0.0002072, 0.0004634, 0.0001528, 0.0002401, 3.646e-05, 0.0001493, 0.0001569, 0.0004571, 0.0003859], "yaxis": "y"}, {"alignmentgroup": "True", "hovertemplate": "<b>%{hovertext}</b><br><br>won=False<br>PC1=%{x}<extra></extra>", "hovertext": ["Aesop Rock", "Busdriver", "Jedi Mind Tricks", "GZA", "Wu-Tang Clan", "MF DOOM", "RZA", "Immortal Technique", "Canibus", "Ghostface Killah", "Blackalicious", "Jean Grae", "Killah Priest", "Kool Keith", "Kool G Rap", "CunninLynguists", "Sage Francis", "Raekwon", "Watsky", "Action Bronson", "Das EFX", "E-40", "Goodie Mob", "Brother Ali", "Flatbush Zombies", "A Tribe Called Quest", "Xzibit", "Murs", "Rittz", "Atmosphere", "Talib Kweli", "Cypress Hill", "Fat Joe", "K-Rino", "Busta Rhymes", "Gang Starr", "Mac Dre", "KRS-One", "Brand Nubian"], "legendgroup": "False", "marker": {"color": "#636efa", "symbol": "circle"}, "name": "False", "notched": true, "offsetgroup": "False", "showlegend": false, "type": "box", "x": [2.205e-06, 4.687e-05, 6.92e-05, 4.024e-05, 9.281e-05, 5.924e-05, 0.0001739, 4.101e-05, 6.526e-05, 9.397e-05, 5.685e-05, 3.58e-05, -6.533e-06, 9.298e-05, 7.791e-05, 6.007e-05, 3.057e-05, 0.0001583, 5.676e-05, 7.9e-05, 0.0002343, 0.0001328, 9.334e-05, 6.992e-05, 9.959e-05, 0.00014, 8.654e-05, 8.646e-05, 9.746e-05, 6.018e-05, 8.424e-05, 5.092e-05, 0.0001181, 4.592e-05, -0.0001202, 9.851e-05, 0.0001016, 0.0001171, 0.0001286], "xaxis": "x2", "yaxis": "y2"}, {"hovertemplate": "<b>%{hovertext}</b><br><br>won=True<br>PC1=%{x}<br>PC2=%{y}<extra></extra>", "hovertext": ["The Roots", "Redman", "Common", "Nas", "Method Man", "De La Soul", "Big Daddy Kane", "Lupe Fiasco", "LL Cool J", "Beastie Boys", "Ludacris"], "legendgroup": "True", "marker": {"color": "#EF553B", "symbol": "circle"}, "mode": "markers", "name": "True", "orientation": "v", "showlegend": true, "type": "scatter", "x": [6.282e-05, 0.0001315, 0.0001136, 0.0001094, 0.0001036, 8.796e-05, 9.856e-05, 2.383e-05, 8.194e-05, 0.0001244, 0.0001693], "xaxis": "x", "y": [0.0002915, 0.0003262, 0.0002285, 0.0002422, 0.0003447, 0.0001584, 0.0002634, 0.0001649, 0.0003122, 0.0005527, 0.0004011], "yaxis": "y"}, {"alignmentgroup": "True", "hovertemplate": "<b>%{hovertext}</b><br><br>won=True<br>PC1=%{x}<extra></extra>", "hovertext": ["The Roots", "Redman", "Common", "Nas", "Method Man", "De La Soul", "Big Daddy Kane", "Lupe Fiasco", "LL Cool J", "Beastie Boys", "Ludacris"], "legendgroup": "True", "marker": {"color": "#EF553B", "symbol": "circle"}, "name": "True", "notched": true, "offsetgroup": "True", "showlegend": false, "type": "box", "x": [6.282e-05, 0.0001315, 0.0001136, 0.0001094, 0.0001036, 8.796e-05, 9.856e-05, 2.383e-05, 8.194e-05, 0.0001244, 0.0001693], "xaxis": "x2", "yaxis": "y2"}], "layout": {"autosize": true, "legend": {"title": {"text": "won"}, "tracegroupgap": 0}, "margin": {"t": 60}, "xaxis": {"anchor": "y", "autorange": true, "domain": [0, 1], "range": [-0.0001429, 0.0002569], "title": {"text": "PC1"}, "type": "linear"}, "xaxis2": {"anchor": "y2", "autorange": true, "domain": [0, 1], "matches": "x", "range": [-0.0001429, 0.0002569], "showgrid": true, "showticklabels": false, "type": "linear"}, "yaxis": {"anchor": "x", "autorange": true, "domain": [0, 0.7326], "range": [-0.0004759, 0.001922], "title": {"text": "PC2"}, "type": "linear"}, "yaxis2": {"anchor": "x2", "autorange": true, "domain": [0.7426, 1], "matches": "y2", "range": [-0.5, 1.5], "showgrid": false, "showline": false, "showticklabels": false, "ticks": "", "type": "category"}}}
